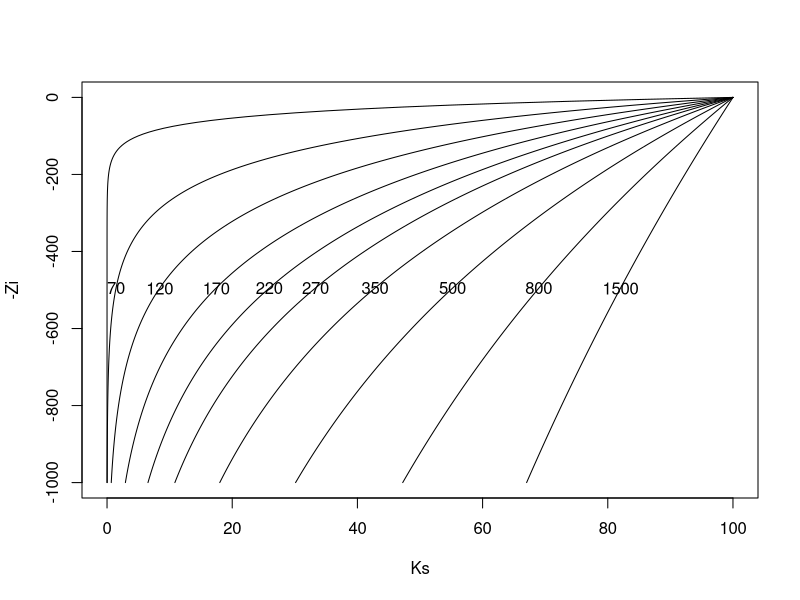

Here is the R script that generated this plot:
# make plot of soil depth function for different values of M
thetaS = 0.6;
Zi = seq(0,1000,5)
Ksat = 100;
MM = c(seq(20,300, by=50),350,500,800,1500);


pdf(file="M_parameter06.pdf")
f = thetaS/MM[1]
Ks = Ksat * exp(-f * Zi)
plot (Ks,-Zi,type="l")
#text(Ks[length(Ks)],-Zi[i],paste(MM[i]))
for (i in 2:length(MM)){
	print(i)
	f = thetaS/MM[i]
	Ks = Ksat * exp(-f * Zi)
	lines (Ks,-Zi)
	text(Ks[length(Ks)* 0.5],-Zi[length(Zi)* 0.5],paste(MM[i]))
}

dev.off()

